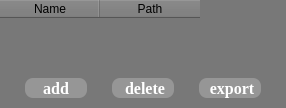
            <widget class="QWidget" name="rom_w">
             <property name="styleSheet">
              <string notr="true">background-color: rgb(120, 120, 120);
color: rgb(255,255,255);</string>
             </property>
             <attribute name="title">
              <string>Rom</string>
             </attribute>
             <layout class="QVBoxLayout" name="verticalLayout_12" stretch="6,1">
              <property name="spacing">
               <number>0</number>
              </property>
              <property name="leftMargin">
               <number>0</number>
              </property>
              <property name="topMargin">
               <number>0</number>
              </property>
              <property name="rightMargin">
               <number>0</number>
              </property>
              <property name="bottomMargin">
               <number>0</number>
              </property>
              <item>
               <widget class="QTableWidget" name="rom_tw">
                <property name="styleSheet">
                 <string notr="true">border:none;
color: rgb(0, 0, 0);
background-color: rgb(120, 120, 120);</string>
                </property>
                <property name="sizeAdjustPolicy">
                 <enum>QAbstractScrollArea::AdjustToContents</enum>
                </property>
                <property name="textElideMode">
                 <enum>Qt::ElideMiddle</enum>
                </property>
                <attribute name="horizontalHeaderHighlightSections">
                 <bool>true</bool>
                </attribute>
                <attribute name="verticalHeaderVisible">
                 <bool>false</bool>
                </attribute>
                <column>
                 <property name="text">
                  <string>Name</string>
                 </property>
                </column>
                <column>
                 <property name="text">
                  <string>Path</string>
                 </property>
                </column>
               </widget>
              </item>
              <item>
               <layout class="QHBoxLayout" name="horizontalLayout_13" stretch="4,1,4,1,4">
                <property name="spacing">
                 <number>10</number>
                </property>
                <property name="leftMargin">
                 <number>25</number>
                </property>
                <property name="topMargin">
                 <number>10</number>
                </property>
                <property name="rightMargin">
                 <number>25</number>
                </property>
                <property name="bottomMargin">
                 <number>10</number>
                </property>
                <item>
                 <widget class="QPushButton" name="addRom__btn">
                  <property name="sizePolicy">
                   <sizepolicy hsizetype="Expanding" vsizetype="Expanding">
                    <horstretch>0</horstretch>
                    <verstretch>0</verstretch>
                   </sizepolicy>
                  </property>
                  <property name="font">
                   <font>
                    <family>Times New Roman</family>
                    <pointsize>12</pointsize>
                    <bold>true</bold>
                   </font>
                  </property>
                  <property name="styleSheet">
                   <string notr="true">color: rgb(255, 255, 255);
background-color: rgb(150, 150, 150);
border-radius: 8px;</string>
                  </property>
                  <property name="text">
                   <string>  add  </string>
                  </property>
                  <property name="icon">
                   <iconset>
                    <normaloff>resource/加.png</normaloff>resource/加.png</iconset>
                  </property>
                 </widget>
                </item>
                <item>
                 <spacer name="horizontalSpacer_17">
                  <property name="orientation">
                   <enum>Qt::Horizontal</enum>
                  </property>
                  <property name="sizeHint" stdset="0">
                   <size>
                    <width>40</width>
                    <height>20</height>
                   </size>
                  </property>
                 </spacer>
                </item>
                <item>
                 <widget class="QPushButton" name="deleteRom_btn">
                  <property name="sizePolicy">
                   <sizepolicy hsizetype="Expanding" vsizetype="Expanding">
                    <horstretch>0</horstretch>
                    <verstretch>0</verstretch>
                   </sizepolicy>
                  </property>
                  <property name="font">
                   <font>
                    <family>Times New Roman</family>
                    <pointsize>12</pointsize>
                    <bold>true</bold>
                   </font>
                  </property>
                  <property name="styleSheet">
                   <string notr="true">color: rgb(255, 255, 255);
background-color: rgb(150, 150, 150);
border-radius: 8px;</string>
                  </property>
                  <property name="text">
                   <string> delete</string>
                  </property>
                  <property name="icon">
                   <iconset>
                    <normaloff>resource/删除_填充.png</normaloff>resource/删除_填充.png</iconset>
                  </property>
                 </widget>
                </item>
                <item>
                 <spacer name="horizontalSpacer_24">
                  <property name="orientation">
                   <enum>Qt::Horizontal</enum>
                  </property>
                  <property name="sizeHint" stdset="0">
                   <size>
                    <width>40</width>
                    <height>20</height>
                   </size>
                  </property>
                 </spacer>
                </item>
                <item>
                 <widget class="QPushButton" name="exportRom_btn">
                  <property name="sizePolicy">
                   <sizepolicy hsizetype="Expanding" vsizetype="Expanding">
                    <horstretch>0</horstretch>
                    <verstretch>0</verstretch>
                   </sizepolicy>
                  </property>
                  <property name="font">
                   <font>
                    <family>Times New Roman</family>
                    <pointsize>12</pointsize>
                    <bold>true</bold>
                   </font>
                  </property>
                  <property name="styleSheet">
                   <string notr="true">color: rgb(255, 255, 255);
background-color: rgb(150, 150, 150);
border-radius: 8px;</string>
                  </property>
                  <property name="text">
                   <string> export</string>
                  </property>
                  <property name="icon">
                   <iconset>
                    <normaloff>resource/导出.png</normaloff>resource/导出.png</iconset>
                  </property>
                 </widget>
                </item>
               </layout>
              </item>
             </layout>
            </widget>
